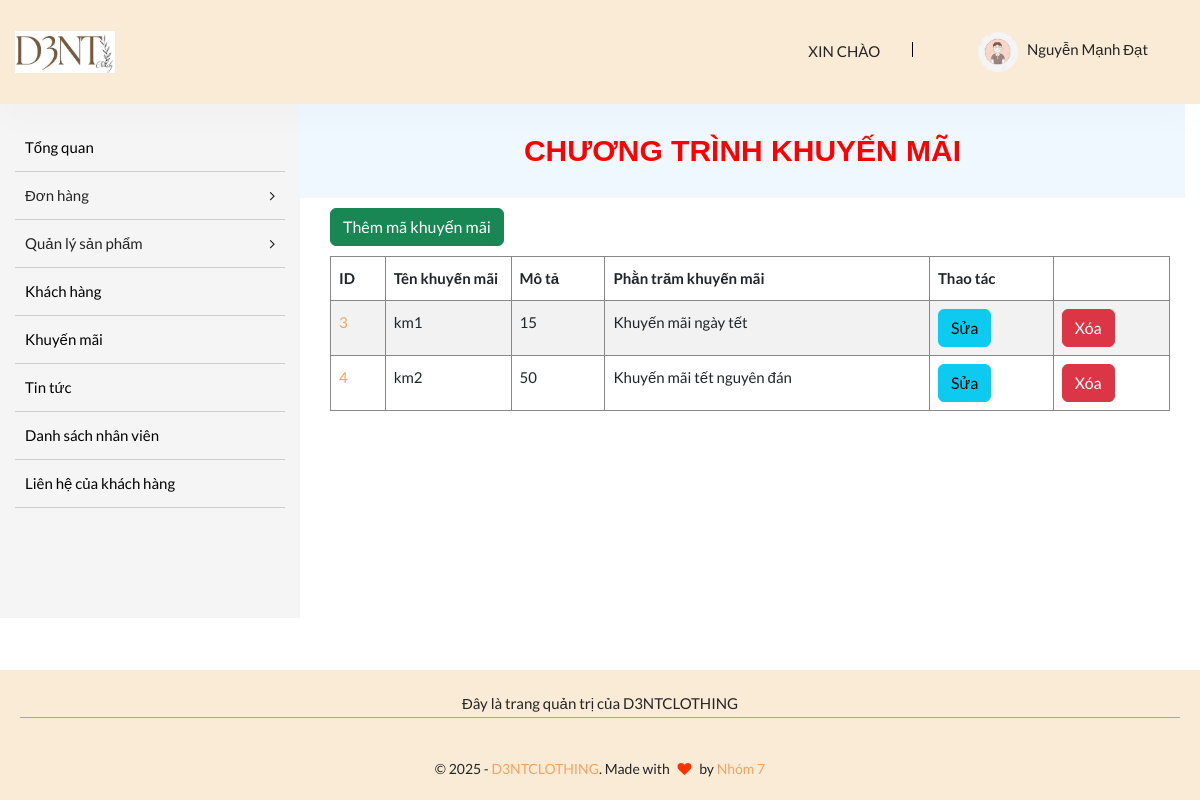
The page /admin/voucher_list.php (signed in) on the database its author committed.
### tables this page shows
CREATE TABLE `tbl_promotion` (
  `promotion_id` int(11) NOT NULL,
  `promotion_name` varchar(200) NOT NULL,
  `promotion_percent` int(11) NOT NULL,
  `promotion_content` varchar(200) NOT NULL
);

### admin/voucher_list.php (the view, shortened to what this page needs)
<?php
require_once("header_admin.php");
?>
<div class="col-lg-9">
    <div class="title_item">CHƯƠNG TRÌNH KHUYẾN MÃI</div>
    <div class="scroll">
        <div class="container" style="margin-top:10px;">
            <button class="btn btn-success" id="btn-add" style="margin-bottom:10px;">Thêm mã khuyến mãi</button>
                <table class="table table-striped table-bordered">
                    <thead>
                            <tr>
                                <th>ID</th>
                                <th width="15%">Tên khuyến mãi</th>
                                <th>Mô tả</th>
                                <th>Phằn trăm khuyến mãi</th>
                                <th>Thao tác</th>
                            </tr>
                    </thead>
                    <tbody>
                    <?php
                            $sql="SELECT * FROM tbl_promotion";
                            $ketQuaTruyVan = $conn->query($sql);
                            if($ketQuaTruyVan -> num_rows>0)
                            {
                                while($maKM = $ketQuaTruyVan -> fetch_assoc())
                                {
                        ?>
                            <tr>
                                <td>
                                   <a href="./voucher_detail.php?promotion_id=<?php echo $maKM['promotion_id'];?>"> <?php echo $maKM['promotion_id'];?></a>
                                </td>
                                <td>
                                    <?php echo $maKM['promotion_name'];?>
                                </td>
                                <td>
                                    <?php echo $maKM['promotion_percent'];?>
                                </td>
                                <td>
                                    <?php echo $maKM['promotion_content'];?>
                                </td>
                                <td>
                                    <form action="update_voucher.php" method="POST" id="btn-form_update" >
                                        <button type="submit" class="btn btn-info" name="btn-promotion_id" id="btn-update_items" value="<?=$maKM['promotion_id']?>">Sửa</button>
                                    </form>
                                </td>
                                <td>
                                <a class="btn btn-danger" href="./voucher_thuc_hien_xoa.php?voucher_id=<?=$maKM['promotion_id']?>">Xóa</a>
                                </td>
                            </tr>
                            <?php
                                }
                            }
                        ?>
                    </tbody>
                </table>
        </div>
    </div>
            </div>
        </div>
      </div>
    </section>
</main>
<?php
require_once("footer_admin.php");
?>

### admin/header_admin.php (style rules this page uses)
.title_item { font-family:'Gill Sans', 'Gill Sans MT', Calibri, 'Trebuchet MS', sans-serif; margin-left: -15px; padding: 20px; text-align: center; background-color: aliceblue; font-size: 30px; font-weight: 800; color: red; }
.scroll { height: 420px; overflow: scroll; }
.table-bordered { border: 1px solid #888; }

### rows shown on the page
tbl_promotion: promotion_id "3", promotion_name "km1", promotion_percent "15", promotion_content "Khuyến mãi ngày tết"
tbl_promotion: promotion_id "4", promotion_name "km2", promotion_percent "50", promotion_content "Khuyến mãi tết nguyên đán"

### other values the page prints
$_SESSION['admin_name'] "Nguyễn Mạnh Đạt"
